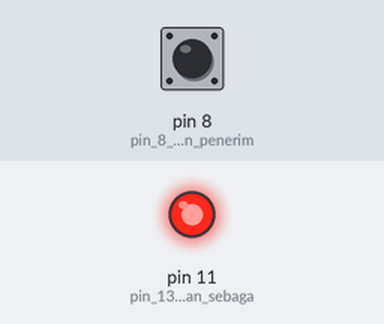
This sketch was run on a simulated Arduino Uno, built with avr-gcc and run on an emulated ATmega328P. On the bench: output pins drawn as LEDs (lit = HIGH). Inputs (shaded band) come from the test bench; at power-on: pin 8 (pin_8_difungsikan_penerim) LOW.

Above: at 1.2 s.
1.3 s: pin 8 (pin_8_difungsikan_penerim) driven HIGH
At 2.5 s:
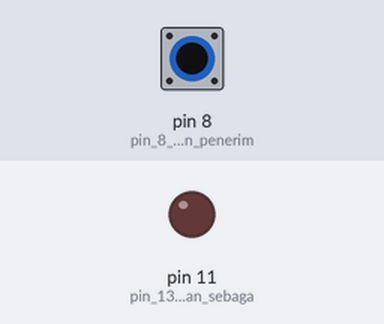
2.8 s: pin 8 (pin_8_difungsikan_penerim) driven LOW
At 3.8 s:
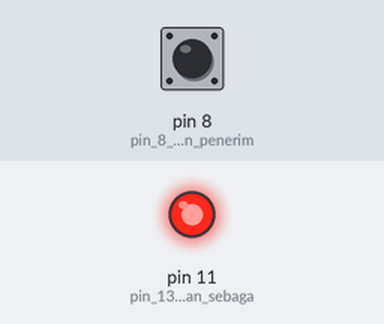
Timing chart, 0 to 5.8 s (numbered marks = the images above; inputs shaded):
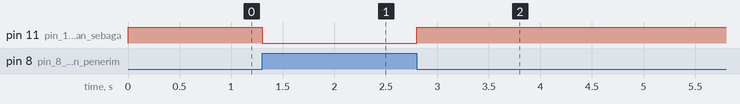

Measured:
- after the input at 1.3 s, pin 11 (pin_13_difungsikan_sebaga): HIGH → LOW at once
- after the input at 2.8 s, pin 11 (pin_13_difungsikan_sebaga): LOW → HIGH at once

The sketch:

sketch.ino
```cpp
void setup() {
  // put your setup code here, to run once:
  pinMode(11, OUTPUT); // pin 13 difungsikan sebagai output yaitu LED
  pinMode(8, INPUT); // pin 8 difungsikan penerima input dari pushbutton

}

void loop() {
  // put your main code here, to run repeatedly:
if(digitalRead(8) == HIGH){
  digitalWrite(11, LOW);
}else{
  digitalWrite(11, HIGH);
}
}
```
